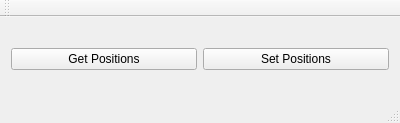
<?xml version="1.0" encoding="UTF-8"?>
<ui version="4.0">
 <class>MainWindow</class>
 <widget class="QMainWindow" name="MainWindow">
  <property name="geometry">
   <rect>
    <x>0</x>
    <y>0</y>
    <width>400</width>
    <height>123</height>
   </rect>
  </property>
  <property name="windowTitle">
   <string>MainWindow</string>
  </property>
  <widget class="QWidget" name="centralWidget">
   <layout class="QHBoxLayout" name="horizontalLayout">
    <item>
     <widget class="QPushButton" name="pushButton_getPositions">
      <property name="text">
       <string>Get Positions</string>
      </property>
     </widget>
    </item>
    <item>
     <widget class="QPushButton" name="pushButton_setPositions">
      <property name="text">
       <string>Set Positions</string>
      </property>
     </widget>
    </item>
   </layout>
  </widget>
  <widget class="QMenuBar" name="menuBar">
   <property name="geometry">
    <rect>
     <x>0</x>
     <y>0</y>
     <width>400</width>
     <height>21</height>
    </rect>
   </property>
  </widget>
  <widget class="QToolBar" name="mainToolBar">
   <attribute name="toolBarArea">
    <enum>TopToolBarArea</enum>
   </attribute>
   <attribute name="toolBarBreak">
    <bool>false</bool>
   </attribute>
  </widget>
  <widget class="QStatusBar" name="statusBar"/>
 </widget>
 <layoutdefault spacing="6" margin="11"/>
 <resources/>
 <connections/>
</ui>
